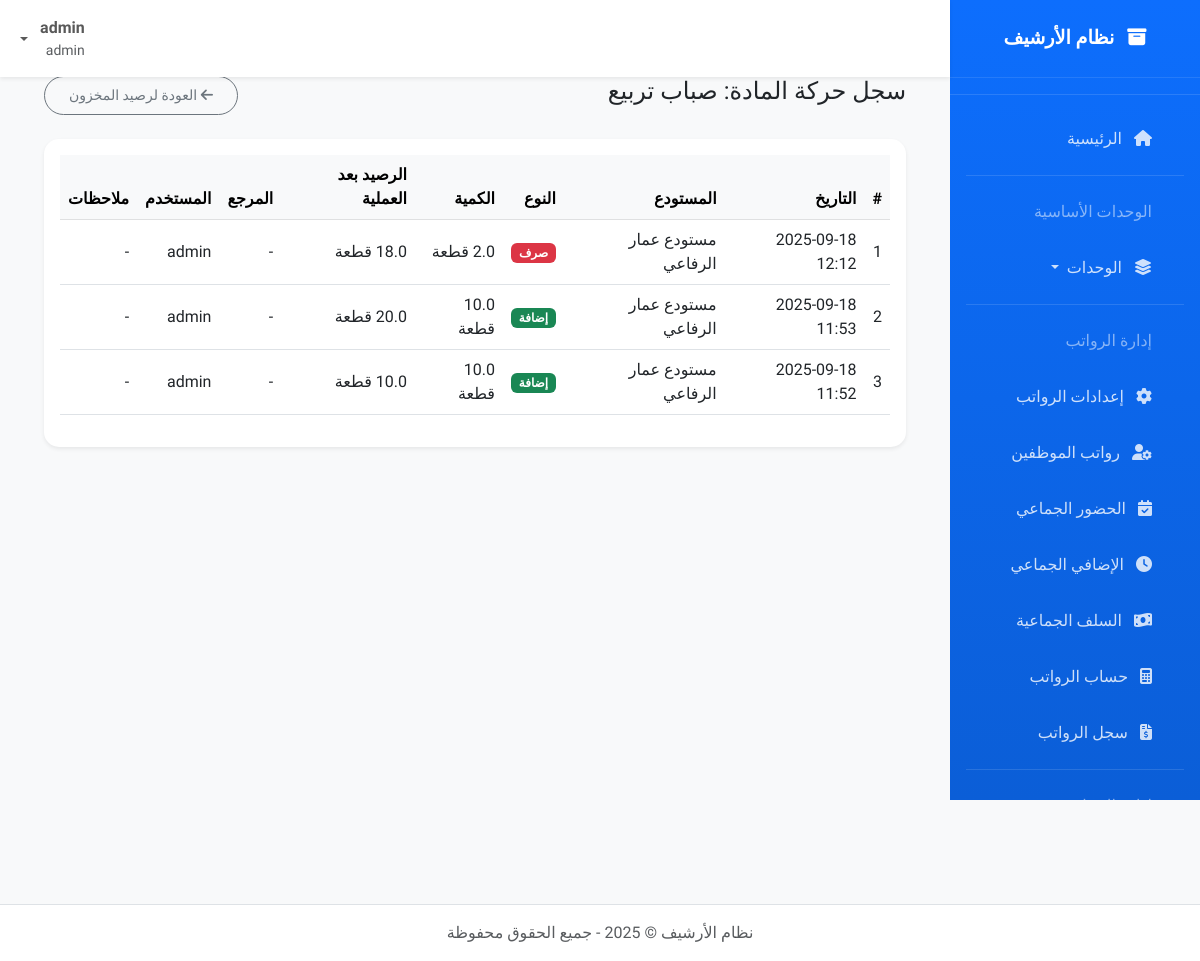
The page /inventory/material/1 (signed in) on the database its author committed.
### models.py (models this page shows, shortened)
class User(db.Model, UserMixin):
    id = db.Column(db.Integer, primary_key=True)
    username = db.Column(db.String(50), unique=True, nullable=False)
    email = db.Column(db.String(100), unique=True, nullable=False)
    password_hash = db.Column(db.String(128), nullable=False)
    role = db.Column(db.String(20), default='user')  # admin, archivist, user
    created_at = db.Column(db.DateTime, default=datetime.utcnow)
    def is_admin(self):
        return self.role == 'admin'
    def can_edit(self):
        return self.role in ['admin', 'archivist']

### app.py (models this page shows, shortened)
class Material(db.Model):
    id = db.Column(db.Integer, primary_key=True)
    name = db.Column(db.String(100), nullable=False)
    unit = db.Column(db.String(20), nullable=False)  # وحدة القياس: طن، متر مكعب، لتر، قطعة...
    min_stock_level = db.Column(db.Float, default=0)  # الحد الأدنى للتنبيه
    category = db.Column(db.String(50))  # مواد خام، قطع غيار، وقود...
    notes = db.Column(db.Text)
    created_at = db.Column(db.DateTime, default=datetime.utcnow)
    stock_items = db.relationship('StockItem', backref='material', lazy=True, cascade="all, delete-orphan")
    transactions = db.relationship('StockTransaction', backref='material', lazy=True, cascade="all, delete-orphan")

class StockTransaction(db.Model):
    id = db.Column(db.Integer, primary_key=True)
    warehouse_id = db.Column(db.Integer, db.ForeignKey('warehouse.id'), nullable=False)
    material_id = db.Column(db.Integer, db.ForeignKey('material.id'), nullable=False)
    transaction_type = db.Column(db.String(20), nullable=False)  # 'in' (دخول) أو 'out' (صرف)
    quantity = db.Column(db.Float, nullable=False)
    balance_after = db.Column(db.Float, nullable=False)  # الرصيد بعد هذه العملية
    reference = db.Column(db.String(100))  # رقم فاتورة — أمر شغل — إلخ
    notes = db.Column(db.Text)
    created_at = db.Column(db.DateTime, default=datetime.utcnow)
    created_by_id = db.Column(db.Integer, db.ForeignKey('user.id'), nullable=True)
    created_by = db.relationship('User', backref='stock_transactions')

class Warehouse(db.Model):
    id = db.Column(db.Integer, primary_key=True)
    name = db.Column(db.String(100), nullable=False, unique=True)
    location = db.Column(db.String(200))
    is_active = db.Column(db.Boolean, default=True)
    created_at = db.Column(db.DateTime, default=datetime.utcnow)
    stock_items = db.relationship('StockItem', backref='warehouse', lazy=True, cascade="all, delete-orphan")
    transactions = db.relationship('StockTransaction', backref='warehouse', lazy=True, cascade="all, delete-orphan")

### app.py (the view)
@app.route('/inventory/material/<int:material_id>')
@login_required
def material_history(material_id):
    material = Material.query.get_or_404(material_id)
    transactions = StockTransaction.query.filter_by(material_id=material_id)\
        .order_by(StockTransaction.created_at.desc()).all()
    settings = CompanySettings.query.first()
    return render_template('inventory/material_history.html', material=material, transactions=transactions, settings=settings)

### app.py (called while the page is built)
@login_manager.user_loader
def load_user(user_id):
    return User.query.get(int(user_id))

@app.before_request
def create_tables_once():
    if not hasattr(g, 'tables_created'):
        db.create_all()
        os.makedirs(app.config['UPLOAD_FOLDER'], exist_ok=True)
        os.makedirs(os.path.join(app.config['UPLOAD_FOLDER'], 'cars'), exist_ok=True)
        os.makedirs(os.path.join(app.config['UPLOAD_FOLDER'], 'employees'), exist_ok=True)
        os.makedirs(os.path.join(app.config['UPLOAD_FOLDER'], 'documents'), exist_ok=True)
        os.makedirs(os.path.join(app.config['UPLOAD_FOLDER'], 'logos'), exist_ok=True)
        if not CompanySettings.query.first():
            settings = CompanySettings()
            db.session.add(settings)
            db.session.commit()
        g.tables_created = True

@app.context_processor
def inject_current_year():
    return {'current_year': datetime.now().year}

### templates/inventory/material_history.html
{% extends "base.html" %}
{% block content %}
<div class="container-fluid">
    <div class="row mb-4">
        <div class="col-12">
            <div class="d-flex justify-content-between align-items-center">
                <h4>سجل حركة المادة: {{ material.name }}</h4>
                <a href="{{ url_for('stock_balance') }}" class="btn btn-outline-secondary btn-sm">
                    <i class="fas fa-arrow-left"></i> العودة لرصيد المخزون
                </a>
            </div>
        </div>
    </div>
    <div class="row">
        <div class="col-12">
            <div class="card border-0 shadow-sm">
                <div class="card-body">
                    {% if transactions %}
                    <div class="table-responsive">
                        <table class="table table-hover align-middle">
                            <thead class="table-light">
                                <tr>
                                    <th>#</th>
                                    <th>التاريخ</th>
                                    <th>المستودع</th>
                                    <th>النوع</th>
                                    <th>الكمية</th>
                                    <th>الرصيد بعد العملية</th>
                                    <th>المرجع</th>
                                    <th>المستخدم</th>
                                    <th>ملاحظات</th>
                                </tr>
                            </thead>
                            <tbody>
                                {% for tx in transactions %}
                                <tr>
                                    <td>{{ loop.index }}</td>
                                    <td>{{ tx.created_at.strftime('%Y-%m-%d %H:%M') }}</td>
                                    <td>{{ tx.warehouse.name }}</td>
                                    <td>
                                        <span class="badge bg-{{ 'success' if tx.transaction_type == 'in' else 'danger' }}">
                                            {{ 'إضافة' if tx.transaction_type == 'in' else 'صرف' }}
                                        </span>
                                    </td>
                                    <td>{{ tx.quantity }} {{ tx.material.unit }}</td>
                                    <td>{{ tx.balance_after }} {{ tx.material.unit }}</td>
                                    <td>{{ tx.reference or '-' }}</td>
                                    <td>{{ tx.created_by.username if tx.created_by else '-' }}</td>
                                    <td>{{ tx.notes or '-' }}</td>
                                </tr>
                                {% endfor %}
                            </tbody>
                        </table>
                    </div>
                    {% else %}
                    <div class="text-center py-5">
                        <i class="fas fa-history fa-3x text-muted mb-3"></i>
                        <h5 class="text-muted">لا توجد حركات لهذه المادة</h5>
                    </div>
                    {% endif %}
                </div>
            </div>
        </div>
    </div>
</div>
{% endblock %}

### templates/base.html (shortened to what this page needs)
<!DOCTYPE html>
<html lang="ar" dir="rtl">
<head>
    <link href="https://cdn.jsdelivr.net/npm/bootstrap@5.3.0/dist/css/bootstrap.rtl.min.css" rel="stylesheet">
    <link rel="stylesheet" href="https://cdn.jsdelivr.net/npm/bootstrap-icons@1.10.0/font/bootstrap-icons.css">
    <link href="https://cdnjs.cloudflare.com/ajax/libs/font-awesome/6.4.0/css/all.min.css" rel="stylesheet">
</head>
<body>
    <nav id="sidebar" class="d-none d-lg-block">
        <div class="sidebar-brand">
            <i class="fas fa-archive me-2"></i> <span>نظام الأرشيف</span>
        </div>
        <hr class="text-white-50">
        <ul class="nav flex-column px-3">
            <li class="nav-item">
                <a class="nav-link {% if request.endpoint == 'index' %}active{% endif %}" href="{{ url_for('index') }}">
                    <i class="fas fa-home me-2"></i> <span>الرئيسية</span>
                </a>
            </li>
            <hr class="text-white-50 my-2">
            <li class="nav-item">
                <span class="nav-link text-white-50 small">الوحدات الأساسية</span>
            </li>
            <li class="nav-item dropdown">
                <a class="nav-link dropdown-toggle" href="#" id="basicUnitsDropdown" role="button" data-bs-toggle="dropdown" aria-expanded="false">
                    <i class="fas fa-layer-group me-2"></i> <span>الوحدات</span>
                </a>
            </li>
            <hr class="text-white-50 my-2">
            {% if current_user.is_authenticated and current_user.can_edit() %}
            <li class="nav-item">
                <span class="nav-link text-white-50 small">إدارة الرواتب</span>
            </li>
            <li class="nav-item">
                <a class="nav-link {% if 'salary_settings' in request.endpoint %}active{% endif %}" href="{{ url_for('salary_settings') }}">
                    <i class="fas fa-cog me-2"></i> <span>إعدادات الرواتب</span>
                </a>
            </li>
            <li class="nav-item">
                <a class="nav-link {% if 'salary_employees_list' in request.endpoint %}active{% endif %}" href="{{ url_for('salary_employees_list') }}">
                    <i class="fas fa-user-cog me-2"></i> <span>رواتب الموظفين</span>
                </a>
            </li>
            <li class="nav-item">
                <a class="nav-link {% if 'bulk_attendance' in request.endpoint %}active{% endif %}" href="{{ url_for('bulk_attendance') }}">
                    <i class="fas fa-calendar-check me-2"></i> <span>الحضور الجماعي</span>
                </a>
            </li>
            <li class="nav-item">
                <a class="nav-link {% if 'bulk_overtime' in request.endpoint %}active{% endif %}" href="{{ url_for('bulk_overtime') }}">
                    <i class="fas fa-clock me-2"></i> <span>الإضافي الجماعي</span>
                </a>
            </li>
            <li class="nav-item">
                <a class="nav-link {% if 'bulk_advance' in request.endpoint %}active{% endif %}" href="{{ url_for('bulk_advance') }}">
                    <i class="fas fa-money-bill-wave me-2"></i> <span>السلف الجماعية</span>
                </a>
            </li>
            <li class="nav-item">
                <a class="nav-link {% if 'calculate_payroll' in request.endpoint %}active{% endif %}" href="{{ url_for('calculate_payroll') }}">
                    <i class="fas fa-calculator me-2"></i> <span>حساب الرواتب</span>
                </a>
            </li>
            <li class="nav-item">
                <a class="nav-link {% if 'payroll_list' in request.endpoint %}active{% endif %}" href="{{ url_for('payroll_list') }}">
                    <i class="fas fa-file-invoice-dollar me-2"></i> <span>سجل الرواتب</span>
                </a>
            </li>
            {% endif %}
            <hr class="text-white-50 my-2">
            {% if current_user.is_authenticated and current_user.can_edit() %}
            <li class="nav-item">
                <span class="nav-link text-white-50 small">إدارة المخازن</span>
            </li>
            {% endif %}
        </ul>
    </nav>
    <nav class="navbar navbar-expand-lg navbar-light bg-white shadow-sm top-navbar">
        <div class="container-fluid">
            <div class="navbar-nav ms-auto">
                {% if current_user.is_authenticated %}
                <div class="nav-item dropdown">
                    <a class="nav-link dropdown-toggle d-flex align-items-center" href="#" id="userDropdown" role="button" data-bs-toggle="dropdown">
                        <div class="me-2">
                            <div class="fw-bold">{{ current_user.username }}</div>
                            <div class="small text-muted">{{ current_user.role }}</div>
                        </div>
                    </a>
                </div>
                {% else %}
                <a class="nav-link" href="{{ url_for('login') }}">
                    <i class="fas fa-sign-in-alt me-1"></i> تسجيل الدخول
                </a>
                {% endif %}
            </div>
        </div>
    </nav>
    <main id="main-content">
        <div class="container-fluid">
            {% block content %}{% endblock %}
        </div>
    </main>
    <footer class="bg-white border-top py-3 mt-5">
        <div class="container">
            <div class="text-center text-muted">
                <p class="mb-0">نظام الأرشيف &copy; {{ current_year }} - جميع الحقوق محفوظة</p>
            </div>
        </div>
    </footer>
</body>
</html>

### templates/base.html (style rules this page uses)
:root { --primary-color: #0d6efd; --secondary-color: #6c757d; --success-color: #198754; --danger-color: #dc3545; --warning-color: #ffc107; --info-color: #0dcaf0; }
body { font-family: 'Tajawal', sans-serif; background-color: #f8f9fa; padding-top: 56px; margin: 0; }
#sidebar { position: fixed; top: 0; right: 0; height: 100vh; width: 250px; background: linear-gradient(180deg, #0d6efd 0%, #0b5ed7 100%); color: white; z-index: 1000; overflow-y: auto; transition: transform 0.3s ease, width 0.3s ease; }
#sidebar .sidebar-brand { font-weight: 700; padding: 1.5rem 1rem; text-align: center; font-size: 1.2rem; border-bottom: 1px solid rgba(255,255,255,0.1); }
#sidebar .nav-link { color: rgba(255,255,255,0.8); padding: 0.75rem 1rem; margin: 0.25rem 1rem; border-radius: 0.375rem; transition: all 0.3s ease; }
#main-content { margin-right: 250px; padding: 20px; min-height: 100vh; transition: margin-right 0.3s ease; }
.top-navbar { position: fixed; top: 0; right: 250px; left: 0; z-index: 1030; transition: right 0.3s ease; }
.card { border: none; border-radius: 15px; box-shadow: 0 0.125rem 0.25rem rgba(0,0,0,0.075); margin-bottom: 1.5rem; transition: transform 0.3s ease; }
.btn { border-radius: 50px; padding: 0.5rem 1.5rem; font-weight: 500; transition: all 0.3s ease; }

### rows shown on the page
User: username "admin", role "admin"
Material: name "صباب تربيع"
StockTransaction: created_at "2025-09-18 12:12", warehouse.name "مستودع عمار الرفاعي", transaction_type "صرف", material.unit "قطعة", reference "-", created_by "admin", notes "-"
StockTransaction: created_at "2025-09-18 11:53", warehouse.name "مستودع عمار الرفاعي", transaction_type "إضافة", quantity "10.0", material.unit "قطعة", reference "-", created_by "admin", notes "-"
StockTransaction: created_at "2025-09-18 11:52", warehouse.name "مستودع عمار الرفاعي", transaction_type "إضافة", quantity "10.0", material.unit "قطعة", reference "-", created_by "admin", notes "-"
